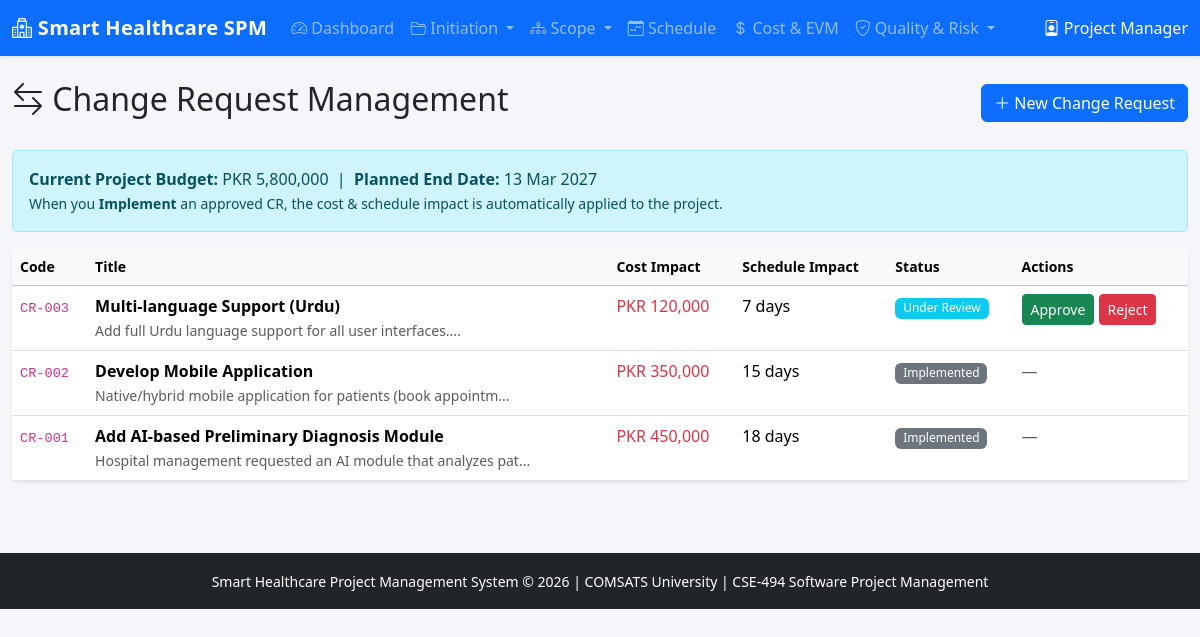
/modules/change_requests.php, run on the app's committed database.
### tables this page shows
CREATE TABLE projects (
    id INT AUTO_INCREMENT PRIMARY KEY,
    name VARCHAR(200) NOT NULL,
    description TEXT,
    start_date DATE NOT NULL,
    planned_end_date DATE NOT NULL,
    actual_end_date DATE NULL,
    approved_budget DECIMAL(15,2) NOT NULL DEFAULT 5000000.00,
    current_budget DECIMAL(15,2) NOT NULL DEFAULT 5000000.00,
    status ENUM('Initiated','Planning','Executing','Monitoring','Closing','Closed') DEFAULT 'Initiated',
    created_at TIMESTAMP DEFAULT CURRENT_TIMESTAMP,
    updated_at TIMESTAMP DEFAULT CURRENT_TIMESTAMP ON UPDATE CURRENT_TIMESTAMP
);

CREATE TABLE change_requests (
    id INT AUTO_INCREMENT PRIMARY KEY,
    project_id INT NOT NULL,
    cr_code VARCHAR(20) NOT NULL,
    title VARCHAR(200) NOT NULL,
    description TEXT NOT NULL,
    justification TEXT,
    cost_impact DECIMAL(12,2) DEFAULT 0.00,
    schedule_impact_days INT DEFAULT 0,
    status ENUM('Submitted','Under Review','Approved','Rejected','Implemented') DEFAULT 'Submitted',
    requested_by INT,
    reviewed_by INT NULL,
    reviewed_at DATETIME NULL,
    implemented_at DATETIME NULL,
    created_at TIMESTAMP DEFAULT CURRENT_TIMESTAMP,
    FOREIGN KEY (project_id) REFERENCES projects(id) ON DELETE CASCADE,
    FOREIGN KEY (requested_by) REFERENCES users(id),
    FOREIGN KEY (reviewed_by) REFERENCES users(id)
);

### modules/change_requests.php (the view, shortened to what this page needs)
<?php
require_once '../includes/db.php';
require_once '../includes/functions.php';
$crs = $pdo->query("SELECT * FROM change_requests ORDER BY id DESC")->fetchAll();
$project = getProject($pdo);
include '../includes/header.php';
?>
<div class="container-fluid py-4">
    <div class="d-flex justify-content-between align-items-center mb-4">
        <h2><i class="bi bi-arrow-left-right"></i> Change Request Management</h2>
        <button class="btn btn-primary" data-bs-toggle="modal" data-bs-target="#addModal"><i class="bi bi-plus-lg"></i> New Change Request</button>
    </div>
    <div class="alert alert-info">
        <strong>Current Project Budget:</strong> <?= formatPKR($project['current_budget']) ?> &nbsp;|&nbsp;
        <strong>Planned End Date:</strong> <?= date('d M Y', strtotime($project['planned_end_date'])) ?>
        <br><small>When you <strong>Implement</strong> an approved CR, the cost & schedule impact is automatically applied to the project.</small>
    </div>
    <div class="card border-0 shadow-sm">
        <div class="card-body p-0">
            <div class="table-responsive">
                <table class="table table-hover mb-0">
                    <thead class="table-light">
                        <tr>
                            <th>Code</th><th>Title</th><th>Cost Impact</th><th>Schedule Impact</th><th>Status</th><th>Actions</th>
                        </tr>
                    </thead>
                    <tbody>
                        <?php foreach ($crs as $cr): ?>
                        <tr>
                            <td><code><?= htmlspecialchars($cr['cr_code']) ?></code></td>
                            <td>
                                <strong><?= htmlspecialchars($cr['title']) ?></strong>
                                <br><small class="text-muted"><?= htmlspecialchars(substr($cr['description'],0,60)) ?>...</small>
                            </td>
                            <td class="<?= $cr['cost_impact']>0?'text-danger':'' ?>"><?= formatPKR($cr['cost_impact']) ?></td>
                            <td><?= $cr['schedule_impact_days'] ?> days</td>
                            <td><?= statusBadge($cr['status']) ?></td>
                            <td>
                                <?php if ($cr['status'] === 'Submitted' || $cr['status'] === 'Under Review'): ?>
                                    <form method="POST" class="d-inline">
                                        <button name="action_cr" value="approve" class="btn btn-sm btn-success">Approve</button>
                                        <button name="action_cr" value="reject" class="btn btn-sm btn-danger">Reject</button>
                                    </form>
                                <?php else: ?>
                                    <span class="text-muted">—</span>
                                <?php endif; ?>
                            </td>
                        </tr>
                        <?php endforeach; ?>
                    </tbody>
                </table>
            </div>
        </div>
    </div>
</div>
<?php include '../includes/footer.php'; ?>

### includes/functions.php (shortened to what this page needs)
<?php
function getProject($pdo, $projectId = 1) {
    $stmt = $pdo->prepare("SELECT * FROM projects WHERE id = ?");
    $stmt->execute([$projectId]);
    return $stmt->fetch();
}
function formatPKR($amount) {
    return 'PKR ' . number_format($amount, 0);
}
function statusBadge($status) {
    $colors = [
        'Approved' => 'success', 'Completed' => 'success', 'Achieved' => 'success', 'Passed' => 'success', 'Closed' => 'success', 'Resolved' => 'success',
        'In Progress' => 'primary', 'Executing' => 'primary', 'Under Review' => 'info', 'Assessed' => 'info', 'Mitigating' => 'info',
        'Open' => 'warning', 'Pending' => 'warning', 'Proposed' => 'warning', 'Submitted' => 'warning', 'Not Started' => 'secondary',
        'Delayed' => 'danger', 'Critical' => 'danger', 'Failed' => 'danger', 'Rejected' => 'danger', 'Missed' => 'danger',
        'High' => 'danger', 'Medium' => 'warning', 'Low' => 'secondary'
    ];
    $color = $colors[$status] ?? 'secondary';
    return '<span class="badge bg-' . $color . '">' . htmlspecialchars($status) . '</span>';
}

### assets/css/style.css (style rules this page uses)
body { background-color: #f4f6f9; font-family: 'Segoe UI', system-ui, sans-serif; }
.card { border-radius: 0.5rem; }
.table th { font-weight: 600; font-size: 0.875rem; }
code { font-size: 0.85em; }
.badge { font-weight: 500; }

### data on the page
projects: current_budget "PKR 5,800,000", planned_end_date "13 Mar 2027"
change_requests: cr_code "CR-003", title "Multi-language Support (Urdu)", description "Add full Urdu language support for all user interfaces.", cost_impact "PKR 120,000", schedule_impact_days "7", status "Under Review"
change_requests: cr_code "CR-002", title "Develop Mobile Application", description "Native/hybrid mobile application for patients (book appointm", cost_impact "PKR 350,000", schedule_impact_days "15", status "Implemented"
change_requests: cr_code "CR-001", title "Add AI-based Preliminary Diagnosis Module", description "Hospital management requested an AI module that analyzes pat", cost_impact "PKR 450,000", schedule_impact_days "18", status "Implemented"
